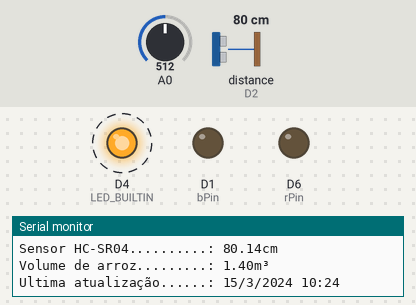
Bench run of a sketch on a simulated ESP8266 (NodeMCU). On the bench: output pins drawn as LEDs (lit = HIGH, except the on-board LED, lit = LOW), the last lines printed to the serial monitor. Wiring (inferred from the names in the program): ultrasonic range finder: trigger D3; echo D2. Dashed ring = blinking. The inputs (shaded band) are chosen by the test bench; at power-on: A0 = 512, distance to the obstacle (sensor on D2) 80 cm. The echo pulse lasts 58.3 µs per cm; WiFi joins after 1.5 s; servers stay silent unless stated; network time is answered at once with the bench clock; the local clock reads 2024-03-15 10:24:30 at power-on unless the sketch sets it; pins used as bus, display or sensor lines are not drawn.

Above: at 2.7 s.
2.8 s: A0 set to 788
6.3 s: A0 set to 818
At 7.34 s:
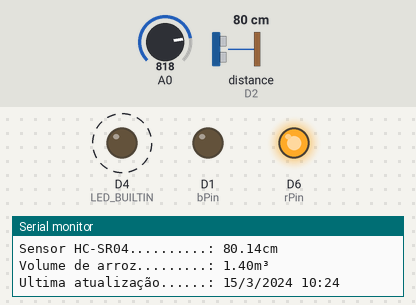
9.8 s: distance to the obstacle (sensor on D2) set to 33 cm
13.3 s: distance to the obstacle (sensor on D2) set to 27 cm
At 14.1 s:
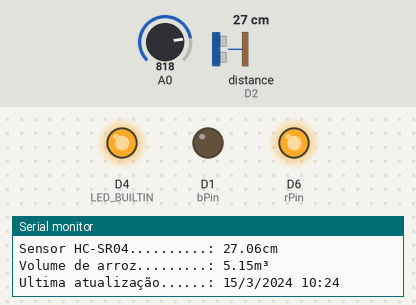
17.4 s: A0 set to 790
At 18.3 s:
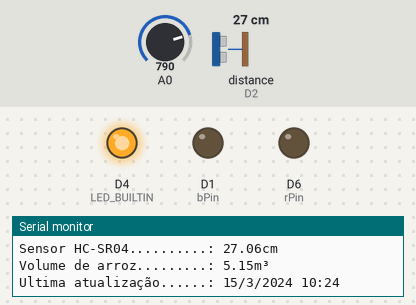
Timing chart, 0 to 20.2 s (numbered marks = the images above; inputs shaded):
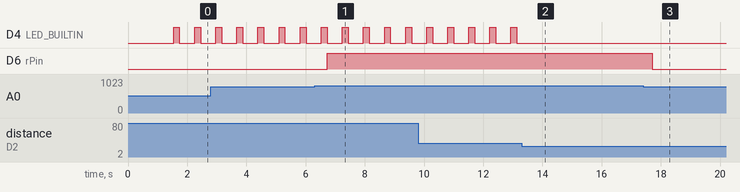

The sketch:

avaliacao.ino
```cpp
#include <ESP8266WiFi.h>
#include <FirebaseArduino.h>
#include <ESPAsyncTCP.h>
#include <ArduinoJson.h>
#include <ESPAsyncWebServer.h>
#include "pagehtml.h"
#include <NTPClient.h>
#include <WiFiUdp.h>
#include <Hash.h>

//ABP


#define FIREBASE_HOST "medicaosilo-default-rtdb.firebaseio.com"
#define FIREBASE_AUTH "eHq0UXMJJH97b88DieMCN56iL7yo61r64F1SdfcU"

AsyncWebServer server(80);

const char* ssid = "SATC IOT";
const char* password = "IOT2021#";

const char* PARAM_INPUT_1 = "input1";

//vitor
//#define rPin 12 //D6
//#define gPin 14 //D5
//#define bPin 0  //D3
//#define trigSensor 13 //D7
//#define echoSensor 15 //D8


//bruno karine
#define rPin 12 //D12
#define gPin 4 //4
#define bPin 5  //D1
#define trigSensor D3 //D3
#define echoSensor D2 //D2

float duration, cm, altura, volume, abastecimento;
const float pi = 3.14;
String lampada;
bool ledState = 0;

  String inputMessage = "";
  String inputParam = "";

WiFiUDP ntpUDP;
NTPClient timeClient(ntpUDP, "pool.ntp.org");


void setup() {
  Serial.begin(115200);
  pinMode(rPin, OUTPUT);
  pinMode(gPin, OUTPUT);
  pinMode(bPin, OUTPUT);

  pinMode(trigSensor, OUTPUT);
  pinMode(echoSensor, INPUT);

  pinMode(LED_BUILTIN, OUTPUT);

  WiFi.mode(WIFI_STA);
  WiFi.begin(ssid, password);
  if (WiFi.waitForConnectResult() != WL_CONNECTED) {
    Serial.println("WiFi Failed!");
    return;
  }


  Serial.println();
  Serial.print("IP Address: ");
  Serial.println(WiFi.localIP());


  timeClient.begin();
  timeClient.setTimeOffset(-10800);
  Firebase.begin(FIREBASE_HOST, FIREBASE_AUTH);

  server.on("/", HTTP_GET, [](AsyncWebServerRequest *request){
    request->send_P(200, "text/html", paginahtml);
  });

  server.on("/get", HTTP_GET, [] (AsyncWebServerRequest *request) {
  // GET input1 value on <ESP_IP>/get?input1=<inputMessage>
  if (request->hasParam(PARAM_INPUT_1)) {
    inputMessage = request->getParam(PARAM_INPUT_1)->value();
    inputParam = PARAM_INPUT_1;
        server.end();

  }
  else {
    inputMessage = "Sem mensagem enviada";
    inputParam = "nenhum";
  }
  request->redirect("https://medicaosilo.web.app/");
});

  server.begin();
}

void loop() {

  timeClient.update();
  unsigned long epochTime = timeClient.getEpochTime();
  struct tm *ptm = gmtime ((time_t *)&epochTime);

  int monthDay = ptm->tm_mday;
  int currentMonth = ptm->tm_mon+1;
  int currentYear = ptm->tm_year+1900;

  String currentDate = String(monthDay) + "/" + String(currentMonth) + "/" + String(currentYear) + " " + timeClient.getHours() + ":" + timeClient.getMinutes();

  digitalWrite(trigSensor, LOW);
  delayMicroseconds(5);
  digitalWrite(trigSensor, HIGH);
  delayMicroseconds(10);
  digitalWrite(trigSensor, LOW);

  pinMode(echoSensor, INPUT);
  duration = pulseIn(echoSensor, HIGH);
  cm = (duration/2) / 29.1;
  //4 metros menos a distancia em centimetros, conversão para metros
  altura = (100-cm)/100;
  altura = (altura<0? 0:altura);

  //V = π.r².h      r = 1.5, r² = 2.25
  volume = pi * 2.25 * altura;

  int luz = analogRead(A0);

  if(volume < 5){
      digitalWrite(LED_BUILTIN, HIGH);
      delay(200);
      digitalWrite(LED_BUILTIN, LOW);
  }

  if(luz>800){
      lampada = "Apagada";
      setColor(255, 0, 0);
    }else{
      lampada = "Acesa";
      setColor(0, 255, 0);
    }

  if(inputMessage != ""){
    Firebase.setString(sha1(inputMessage) + "/volume",String(volume));
    Firebase.setString(sha1(inputMessage) + "/abastecimento",String(altura*100));
    Firebase.setString(sha1(inputMessage) + "/lampada",String(lampada));
    Firebase.setString(sha1(inputMessage) + "/data",String(currentDate));
    Firebase.setString(sha1(inputMessage) + "/email",String(inputMessage));
    if (Firebase.failed()) {
        Serial.print("Getting /Value failed :");
        Serial.println(Firebase.error());
        return;
    }
  }


  Serial.println("");
  Serial.println("Sensor de luminosidade..: " + String(luz));
  Serial.println("Sensor HC-SR04..........: " + String(cm) + "cm");
  Serial.println("Volume de arroz.........: " + String(volume) + "m³");
  Serial.println("Ultima atualização......: " + String(currentDate));
  if(inputMessage != ""){
  Serial.println("Email Cadastrado........: " + String(inputMessage));
  Serial.println("Chave SHA1..............: " + String(sha1(inputMessage)));
    }
  delay(500);


}

void setColor(int redValue, int greenValue, int blueValue){
  analogWrite(rPin, redValue);
  analogWrite(gPin, greenValue);
  analogWrite(bPin, blueValue);
}
```

pagehtml.h
```cpp
const char paginahtml[] PROGMEM = R"=====(
<!DOCTYPE html>
<html lang="pt" id="idHTML">
    <head>
        <meta charset="UTF-8">
        <meta name="viewport" content="width=device-width, initial-scale=1.0">
        <link rel="favicon" href="favicon.ico" />
        <title>Medidor de Volume</title>
    </head>

    <body id="idBody">
        <chips class="chips">
            <form action="/get">
                <br>
                </br>
                Parear email com Google
                <br>
                <input type="text" name="input1" class="email">
                <br>
                <input type="submit" value="Conectar" id="login" class="btn-text"></input>


                <div class="modal">
                </div>
            </form>
        </chips>
    </body>

    <style>

        @import url('https://fonts.googleapis.com/css2?family=Comfortaa:wght@500&display=swap');        *{
          margin: 0px;
          padding: 0px;
        }
        html, body{
            background: #A5BEFF;
            font-family: 'Comfortaa', cursive;
            padding: 40px 0;
            color: rgb(12, 15, 82);
            font-size: 25px;
            margin: 20px;
            transition: 1s ease-in-out;
        }

        ::-webkit-scrollbar {
            width: 0px;
            width: 0px;
            background: #111; /* make scrollbar transparent */
        }


        .container {
            margin: 0 auto;
            width: 400px;

        }

        .triangle-up {
          width: 0;
          height: 0;
          border-style: solid;
          border-width: 0 150px 100px 150px;
          border-color: transparent transparent #FAF4C4 transparent;
          top: 20%;
          left: 30px;
          position: relative;
          transition: 1s ease-in-out;
          transition: 1s ease-in-out;
        }
        .square{
          width: 300px;
          height: 100px;
          position: relative;
          top: 20%;
          left: 30px;
          background: #FAF4C4;
          transition: 1s ease-in-out;
        }
        .part{
          position: absolute;
          top: 0;
          left: 0;
          right: 0;
          bottom: 0;
          background: #1a237d;
          transform: scaleY(0.2);
          transform-origin: center bottom;
          transition: 1s ease-in-out;
        }

        .chips {
            top: 0%;
            left: 0%;
            height: 100%;
            width: 100%;
            position: fixed;
            transition: 0.8s;
            background: #14221c;
            -webkit-backdrop-filter:saturate(180%) blur(20px);
            backdrop-filter: blur(1rem);
            visibility: visible;
            overflow-y: auto;
            display: flex;
            background-color: #00a7ee;
            justify-content: center;
            z-index: 5;

        }

        .btn-text {
            position: relative;
            border: #8e5eff57;
            border-width: 2px;
            border-style: solid;
            height: 40px;
            width: 160px;
            outline: none;
            font-size: 18px;
            z-index: 2;
            margin-top: 5px;
            margin-left: 5px;
            background: #ffffffa6;
            color: #5062b1;
            border-radius: 15px;

        }

        .btn-text:active {
            background-color: #05648d;
        }

        .logout{
            top: 13px;
            right: 30px;
            position: absolute;
            font-size: 16px;
            padding: 5px 10px;
        }


        .email{
            position: relative;
            border: #8e5eff57;
            border-width: 2px;
            border-style: solid;
            height: 20px;
            width: 300px;
            padding: 5px;
            padding-top: 8px;
            padding-bottom: 6px;
            padding-left: 15px;
            outline: none;
            font-size: 18px;
            z-index: 2;
            margin-top: 5px;
            margin-left: 5px;
            background: #ffffff52;
            color: #3d259b;
            border-radius: 15px;
            }
            ::placeholder { /* Recent browsers */
                text-transform: none;
                color: #857ec2;
            }

      </style>
</html>
)=====";
```

Measured:
- the behaviour switches between 800 and 801 on A0 (found by bisection; images 0 and 1)
- the behaviour switches between 30 and 29 cm on distance to the obstacle (sensor on D2) (found by bisection; images 1 and 2)
- after the input at 6.3 s, D6 (rPin): LOW → HIGH after 0.43 s
- after the input at 13.3 s, D4 (LED_BUILTIN): stops changing and stays LOW
- after the input at 17.4 s, D6 (rPin): HIGH → LOW after 0.31 s
- by itself, D4 (LED_BUILTIN): alternates HIGH for 0.20 s and LOW for 0.51 s
